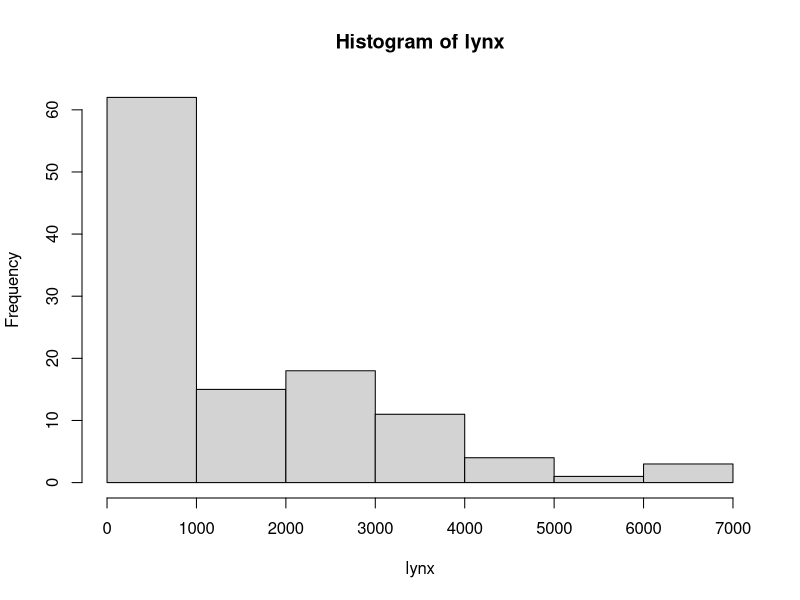
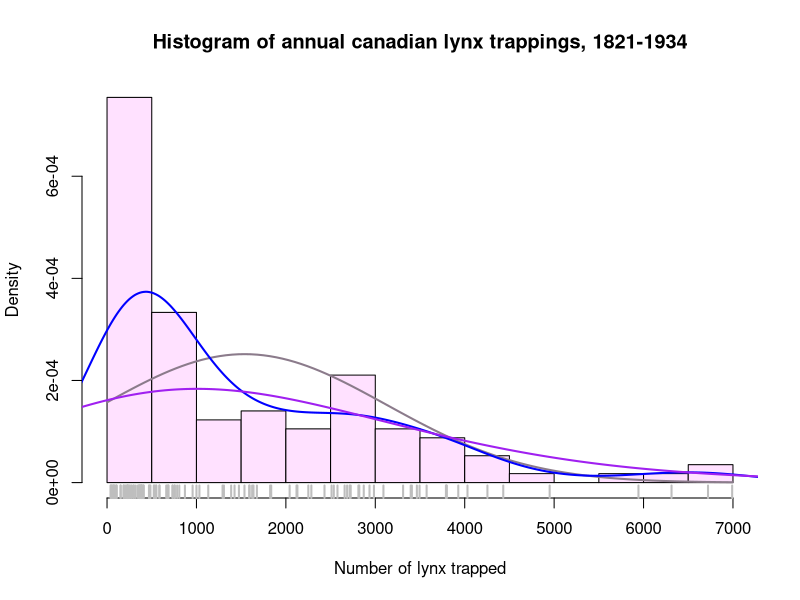

Here is the R script that generated these plots, in order:
# Load packages -----------------------------------------------------------
library(datasets)  # load/unload packages manually

# Load data
?lynx

hist(lynx)

hist(lynx,
     breaks=14,
     freq=FALSE,
     col="thistle1",  # color
     main=paste("Histogram of annual canadian lynx",
                "trappings, 1821-1934"),
     xlab="Number of lynx trapped"
     )

# add a normal distribution
curve(dnorm(x, mean=mean(lynx), sd=sd(lynx)),
      col="thistle4",
      lwd=2,  # line width
      add=TRUE)  # superimpose on previous graph

# add two kernel density estimators
lines(density(lynx), col="blue", lwd=2)
lines(density(lynx, adjust=3), col="purple", lwd=2)

# add a rug plot
rug(lynx, lwd=2, col="gray")

# clear environment
rm(list=ls())

# Clean up
detach("package:datasets", unload=TRUE)

# clear console
cat("\014")  # ctrl+l

# Clean plots
dev.off()
